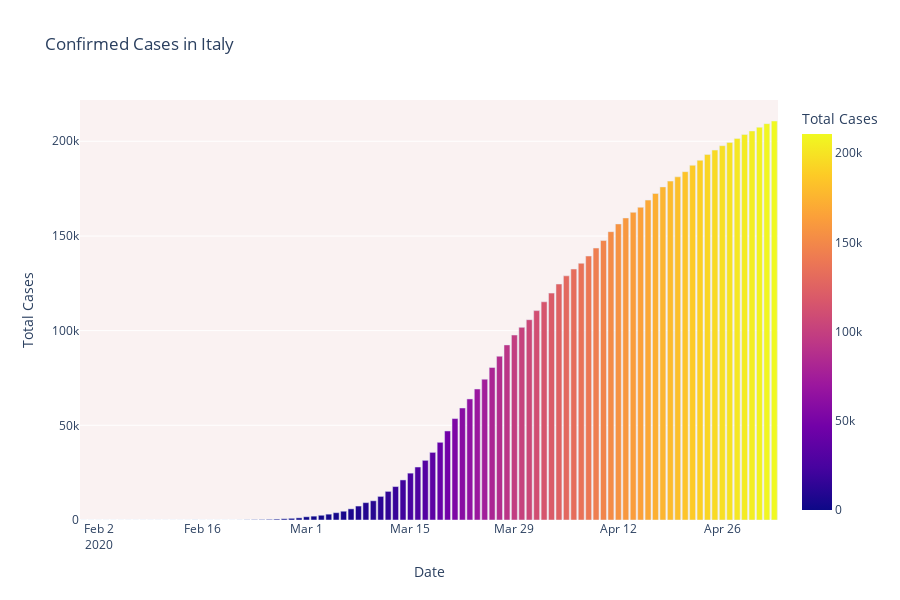
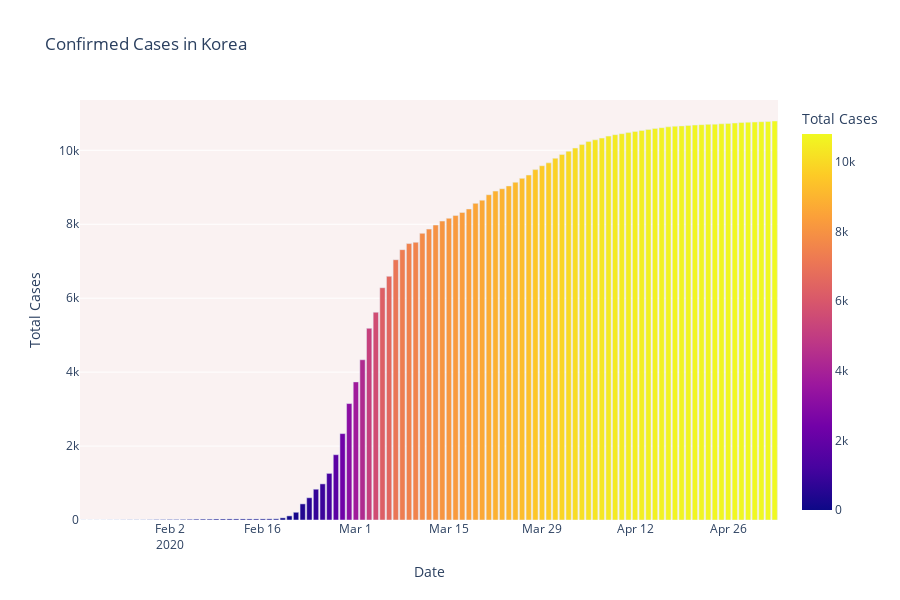
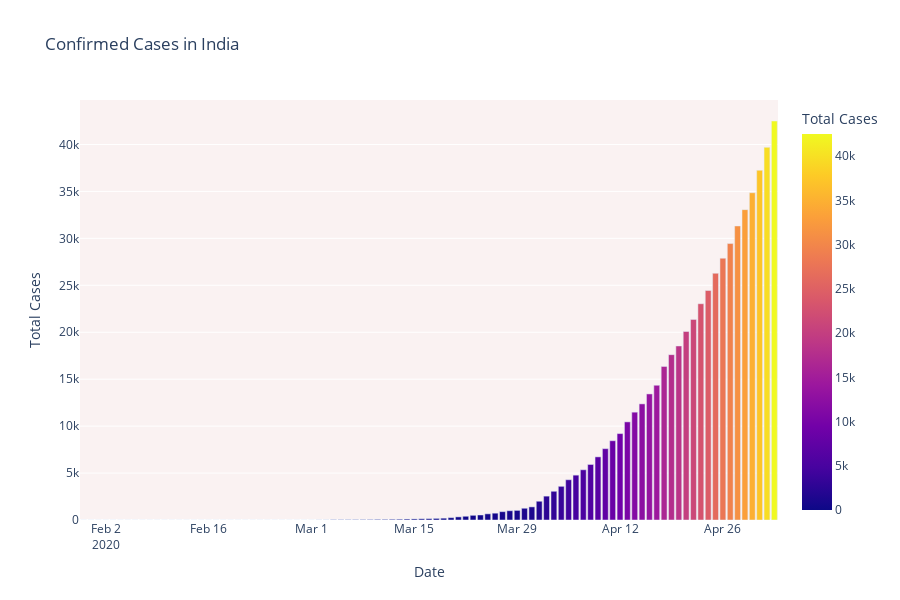

The notebook cell these images were saved under, in order:
### Markdown cell above
## 2.1 Cumulative cases in India, Italy and S.Korea

### Code cell
fig = px.bar(dbd_Italy, x="Date", y="Total Cases", color='Total Cases', orientation='v', height=600,
             title='Confirmed Cases in Italy', color_discrete_sequence = px.colors.cyclical.mygbm)

fig.update_layout(plot_bgcolor='rgb(250, 242, 242)')
fig.show()

fig = px.bar(dbd_Korea, x="Date", y="Total Cases", color='Total Cases', orientation='v', height=600,
             title='Confirmed Cases in Korea', color_discrete_sequence = px.colors.cyclical.mygbm)

fig.update_layout(plot_bgcolor='rgb(250, 242, 242)')
fig.show()

fig = px.bar(dbd_India, x="Date", y="Total Cases", color='Total Cases', orientation='v', height=600,
             title='Confirmed Cases in India', color_discrete_sequence = px.colors.cyclical.mygbm)

fig.update_layout(plot_bgcolor='rgb(250, 242, 242)')
fig.show()
